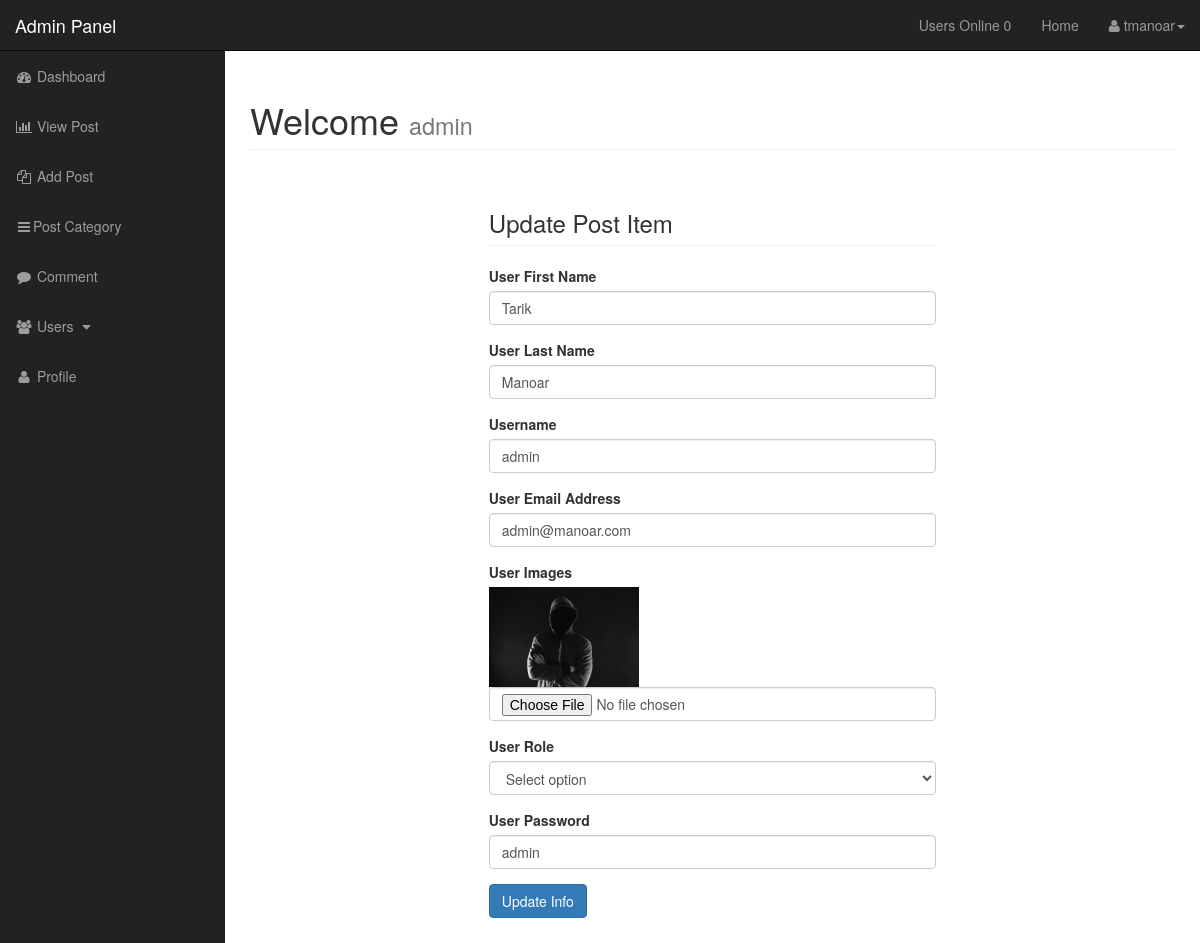
The page /admin/users.php?var=edit_users&edit=3 (signed in) on the database as committed earlier.
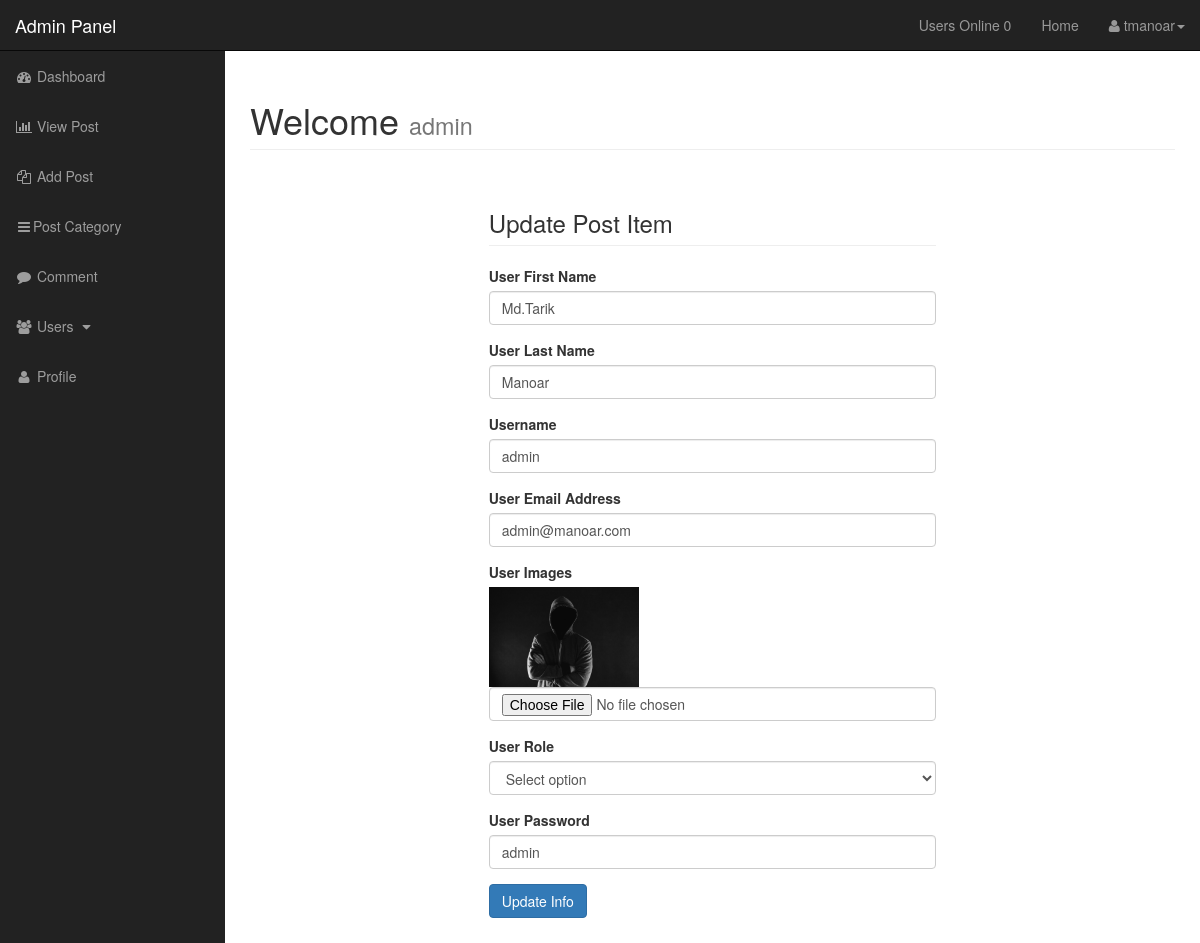
The same page on the database as committed later.
### tables this page shows
CREATE TABLE `users` (
  `user_id` int(4) NOT NULL,
  `username` varchar(25) NOT NULL,
  `user_password` varchar(55) NOT NULL,
  `user_firstname` varchar(20) NOT NULL,
  `user_lastname` varchar(20) NOT NULL,
  `user_email` varchar(25) NOT NULL,
  `user_images` text NOT NULL,
  `user_role` varchar(55) NOT NULL,
  `randSalt` varchar(255) NOT NULL DEFAULT '$2y$10$iusesomecrazystrings22'
);

### admin/include/editUsers.php (the view, shortened to what the changed rows need)
<div id="page-wrapper">
    <div class="container-fluid">
        <div class="row">
            <div class="col-lg-12">
                <h1 class="page-header">
                    Welcome
                    <small>admin</small>
                </h1>
            </div>
            <div class="col-lg-6 col-md-offset-3">
                <h3 class="page-header">Update Post Item</h3>
                <?php
                    if (isset($_GET['edit'])) {
                        $id = $_GET['edit'];
                        $result = mysqli_query($dbconn,"SELECT * FROM users WHERE user_id='$id'");
                        $row = mysqli_fetch_assoc($result);
                    }
                 ?>
                 <form action="" method="post" accept-charset="utf-8" enctype="multipart/form-data">
                     <div class="form-group">
                        <label class="form-control-label">User First Name</label>
                         <input required="on" type="text" class="form-control" name="user_firstname" value="<?php echo $row['user_firstname'] ?>">
                     </div>
                     <div class="form-group">
                        <label class="form-control-label">User Last Name</label>
                         <input required="on" type="text" class="form-control" name="user_lastname" value="<?php echo $row['user_lastname'] ?>">
                     </div>
                     <div class="form-group">
                        <label class="form-control-label">Username</label>
                         <input required="on" type="text" class="form-control" name="username" value="<?php echo $row['username'] ?>">
                     </div>
                     <div class="form-group">
                        <label class="form-control-label">User Email Address</label>
                         <input required="on" type="email" class="form-control" name="user_email" value="<?php echo $row['user_email'] ?>">
                     </div>
                     <div class="form-group">
                        <label class="form-control-label">User Images</label><br>
                        <img src="<?php echo $row['user_images'] ?>" alt="No Images Here" width="150px" > <br>
                         <input type="file" class="form-control" name="user_images">
                     </div>
                     <div class="form-group">
                        <label class="form-control-label">User Role</label>
                        <select name="user_role" class="form-control">
                            <option value="Subscriber">Select option</option>
                        </select>
                     </div>
                     <div class="form-group">
                        <label class="form-control-label">User Password</label>
                         <input required="on" type="text" class="form-control" name="user_password" value="<?php echo $row['user_password'] ?>">
                     </div>
                     <div class="form-group">
                        <input type="submit" class="btn btn-primary" name="submit" value="Update Info">
                     </div>
                 </form>
            </div>
        </div>
    </div>
</div>

### admin/include/nav.php (shortened to what the changed rows need)
<nav class="navbar navbar-inverse navbar-fixed-top" role="navigation">
    <div class="navbar-header">
        <a class="navbar-brand" href="index.php">Admin Panel</a>
    </div>
</nav>

Rows that differ between the two databases and show on the page:
changed users "Manoar": user_firstname "Tarik" → "Md.Tarik"
